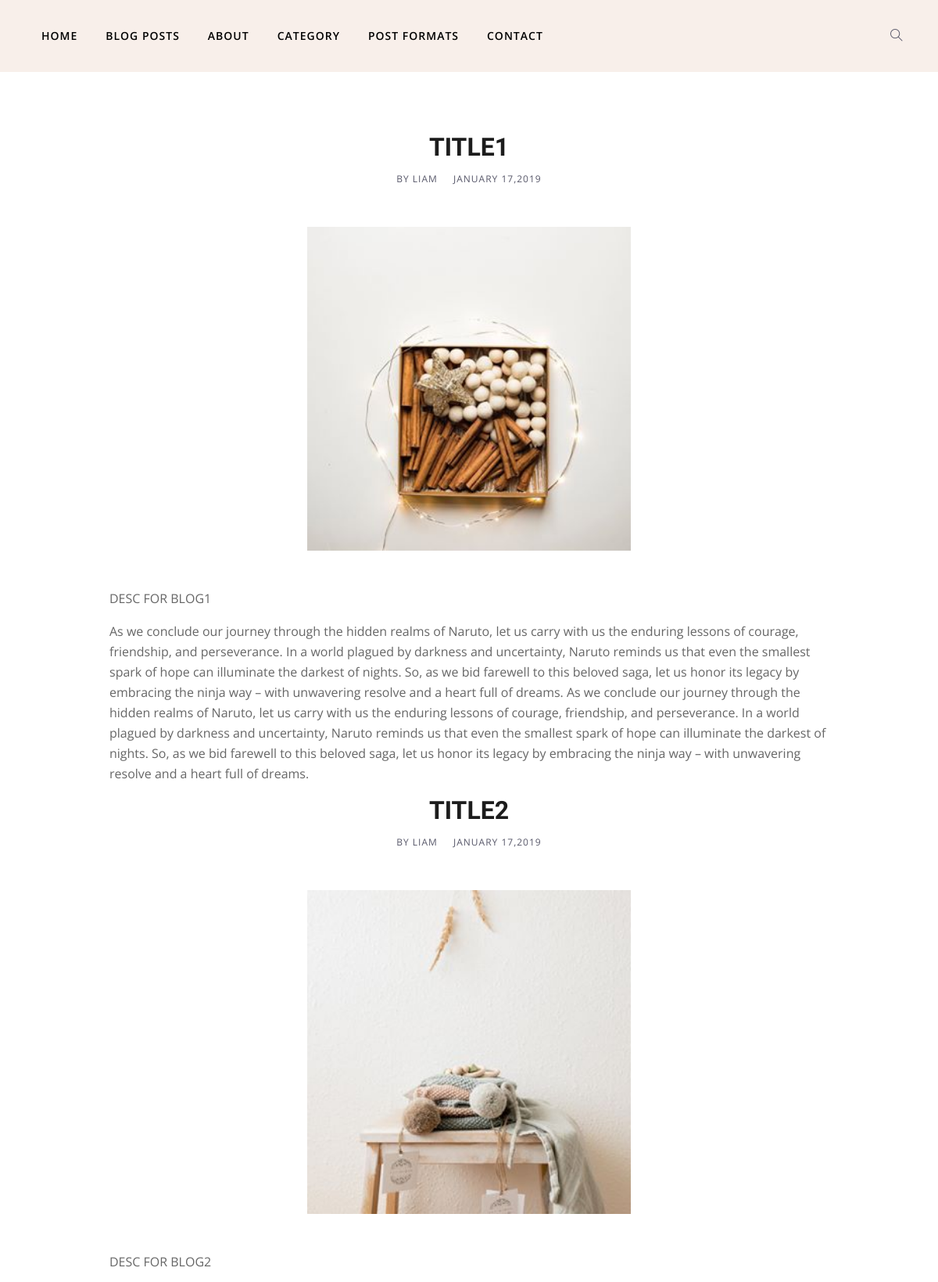
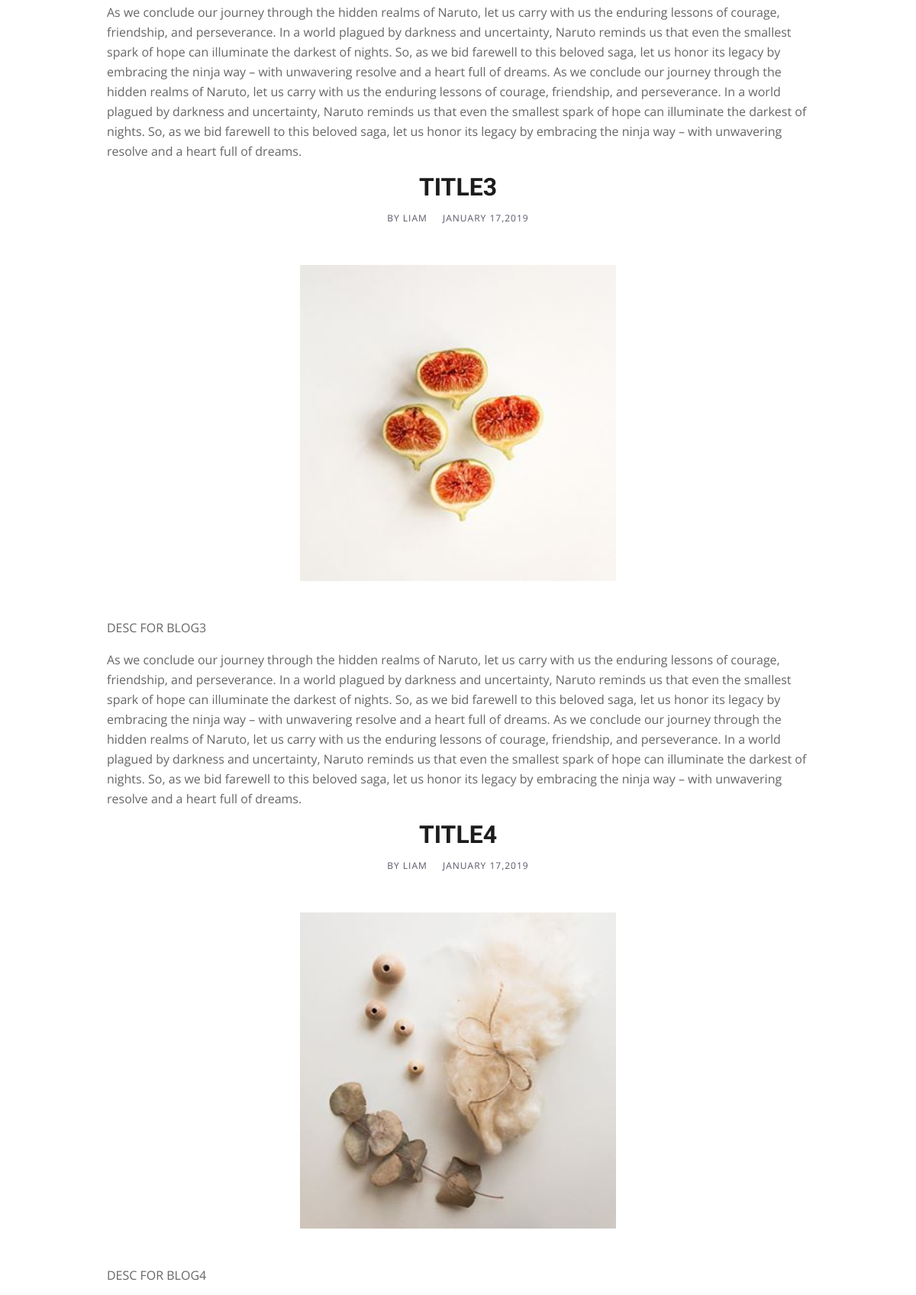
The app's page /blogs/ (upper part) with its own data (2 pictures, top to bottom).
### blog_app/models.py (models this page shows, shortened)
class blogdata(models.Model):
    user = models.ForeignKey(UserModel,on_delete=models.CASCADE, blank=True, null=True)
    title = models.CharField(max_length=255)
    desc = models.CharField(max_length=255)
    blogimg = models.ImageField(upload_to="blog_app/static/images",default = "")
    blog_content = models.TextField(default='')
    publication_date = models.DateField(default=datetime.date.today)
    category = models.ForeignKey(Category, on_delete=models.SET_NULL, null=True, blank=True, default= "")
    likes = models.ManyToManyField(UserModel, related_name='likes', blank=True)

### blog_app/views.py (the view)
# urls.py: path('blogs/', views.show_blog, name='show_blog'),
def show_blog(request):
    blogs = blogdata.objects.all()
    return render(request, 'standard-fullwidth.html', {'blogs': blogs})

### blog_app/templates/standard-fullwidth.html (shortened to what this page needs)
{% load static %}
<!DOCTYPE html>
<html lang="en">
<head>
    <link rel="stylesheet" href="{% static 'plugins/bootstrap/css/bootstrap.min.css' %}">
    <link rel="stylesheet" href="{% static 'plugins/themify/css/themify-icons.css' %}">
    <link rel="stylesheet" href="{% static 'plugins/slick-carousel/slick-theme.css' %}">
    <link rel="stylesheet" href="{% static 'plugins/slick-carousel/slick.css' %}">
    <link rel="stylesheet" href="{% static 'plugins/owl-carousel/owl.carousel.min.css' %}">
    <link rel="stylesheet" href="{% static 'plugins/owl-carousel/owl.theme.default.min.css' %}">
    <link rel="stylesheet" href="{% static 'plugins/magnific-popup/magnific-popup.css' %}">
    <link rel="stylesheet" href="{% static 'css/style.css' %}">
</head>
<body>
    <header class="header-top bg-grey justify-content-center">
        <nav class="navbar navbar-expand-lg navigation">
            <div class="container">
                <div class="collapse navbar-collapse" id="navbarContent">
                    <ul id="menu" class="menu navbar-nav ">
                        <li class="nav-item dropdown  pl-0">
                            <a class="nav-link dropdown-toggle" href="{% url 'index' %}" >
                                Home
                            </a>
                        </li>
                        <li class="nav-item dropdown">
                            <a class="nav-link dropdown-toggle" href="#" id="navbarDropdown2" role="button"
                                data-toggle="dropdown" aria-haspopup="true" aria-expanded="false">
                                Blog Posts
                            </a>
                        </li>
                        <li class="nav-item"><a href="about.html" class="nav-link">About</a></li>
                        <li class="nav-item"><a href="fashion.html" class="nav-link">Category</a></li>
                        <li class="nav-item dropdown">
                            <a class="nav-link dropdown-toggle" href="#" id="navbarDropdown3" role="button"
                                data-toggle="dropdown" aria-haspopup="true" aria-expanded="false">
                                Post Formats
                            </a>
                        </li>
                        <li class="nav-item"><a href="contact.html" class="nav-link">Contact</a></li>
                    </ul>
                </div>
                <div class="text-right search d-none d-lg-block">
                    <div class="search_toggle"><i class="ti-search"></i></div>
                </div>
            </div>
        </nav>
    </header>
    <section class="single-block-wrapper section-padding">
        <div class="container">
            <div class="row justify-content-center">
                <div class="col-lg-10 col-md-10 col-sm-12 col-xs-12">
                {% for blog in blogs %}
                    <div class="single-post">
                        <div class="post-header mb-5 text-center">
                            <h2 class="post-title mt-2">
                                {{ blog.title }}
                            </h2>
                            <div class="post-meta">
                                <span class="text-uppercase font-sm letter-spacing-1 mr-3">by Liam</span>
                                <span class="text-uppercase font-sm letter-spacing-1">January 17,2019</span>
                            </div>
                            <div class="post-featured-image mt-5">
                                <a href="{% url 'post_detail' blog.id %}">
                                    <img src="{{ blog.blogimg.url }}" class="img-fluid w-100" style="max-width: 45%; max-height: 30%;" alt="{{ blog.title }}">
                                </a>
                            </div>
                        </div>
                        <div class="post-body">
                            <div class="entry-content">
                                <p> {{ blog.desc }} </p>
                            </div>
                        </div>
                        <div class="post-body">
                            <div class="entry-content">
                                <p> {{ blog.blog_content }}</p>
                            </div>
                        </div>
                    </div>
                {% endfor %}
                    </div>
                </div>
            </div>
    </section>
</body>
</html>

### blog_app/static/css/style.css (style rules this page uses)
body, p { font-family: "Open Sans", sans-serif; line-height: 26px; font-size: 16px; text-rendering: optimizeLegibility; color: #666; font-weight: 400; }
html { overflow-x: hidden; width: 100%; height: 100%; }
h1, .h1, h2, .h2, h3, .h3, h4, .h4, h5, .h5, h6, .h6 { color: #1c1c1c; font-weight: 600; font-family: "Unna", serif; }
h2, .h2 { font-size: 32px; line-height: 36px; font-weight: 700; }
body { background: #fff; color: #575769; }
html, body { height: 100%; }
a { transition: all 0.3s ease-in-out; color: #000; }
a:link, a:visited { text-decoration: none; }
.section-padding { padding: 70px 0; position: relative; }
.font-sm { font-size: 12px !important; }
.bg-grey { background: #f8efea; }
.navigation .menu { padding: 0px; }
.navigation .menu li { text-align: left; padding: 0px 10px; }
.navigation .menu li a { color: #000; display: inline-block; line-height: 26px; letter-spacing: 1px; }
.navigation .menu .dropdown-toggle::after { display: none; }
.navigation .menu .dropdown { position: relative; }
.dropdown-toggle::after { display: none; }
.navbar-nav .nav-link { transition: all 500ms ease; -moz-transition: all 500ms ease; -webkit-transition: all 500ms ease; -ms-transition: all 500ms ease; -o-transition: all 500ms ease; font-family: "Open Sans", sans-serif; text-transform: uppercase; font-size: 14px; font-weight: 600; padding: 25px 0px; }
.search_toggle { cursor: pointer; }
.header-top { position: relative !important; }
.post-title { text-transform: capitalize; }
.letter-spacing-1 { letter-spacing: 1px; }

### records on screen
blogdata: title "TITLE1", blogimg (picture), desc "DESC FOR BLOG1", blog_content "As we conclude our journey through the hidden realms of Naruto, let us carry with us the enduring lessons of courage, friendship, and perseverance. In a world plagued by darkness and uncertainty, Naruto reminds us that even the smallest spark of hope can illuminate the darkest of nights. So, as we bid farewell to this beloved saga, let us honor its legacy by embracing the ninja way – with unwavering resolve and a heart full of dreams. As we conclude our journey through the hidden realms of Naruto, let us carry with us the enduring lessons of courage, friendship, and perseverance. In a world plagued by darkness and uncertainty, Naruto reminds us that even the smallest spark of hope can…"
blogdata: title "TITLE2", blogimg (picture), desc "DESC FOR BLOG2", blog_content "As we conclude our journey through the hidden realms of Naruto, let us carry with us the enduring lessons of courage, friendship, and perseverance. In a world plagued by darkness and uncertainty, Naruto reminds us that even the smallest spark of hope can illuminate the darkest of nights. So, as we bid farewell to this beloved saga, let us honor its legacy by embracing the ninja way – with unwavering resolve and a heart full of dreams. As we conclude our journey through the hidden realms of Naruto, let us carry with us the enduring lessons of courage, friendship, and perseverance. In a world plagued by darkness and uncertainty, Naruto reminds us that even the smallest spark of hope can…"
blogdata: title "TITLE3", blogimg (picture), desc "DESC FOR BLOG3", blog_content "As we conclude our journey through the hidden realms of Naruto, let us carry with us the enduring lessons of courage, friendship, and perseverance. In a world plagued by darkness and uncertainty, Naruto reminds us that even the smallest spark of hope can illuminate the darkest of nights. So, as we bid farewell to this beloved saga, let us honor its legacy by embracing the ninja way – with unwavering resolve and a heart full of dreams. As we conclude our journey through the hidden realms of Naruto, let us carry with us the enduring lessons of courage, friendship, and perseverance. In a world plagued by darkness and uncertainty, Naruto reminds us that even the smallest spark of hope can…"
blogdata: title "TITLE4", blogimg (picture), desc "DESC FOR BLOG4"
